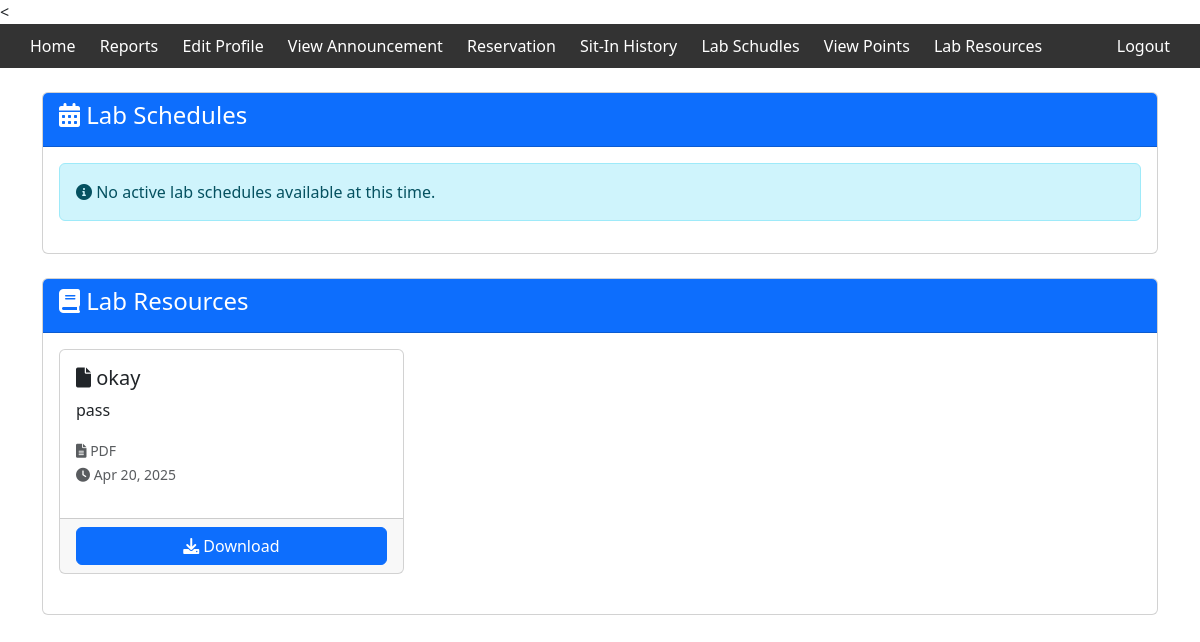
/lab_schedule_student.php (signed in), run on an earlier commit of the app's database.
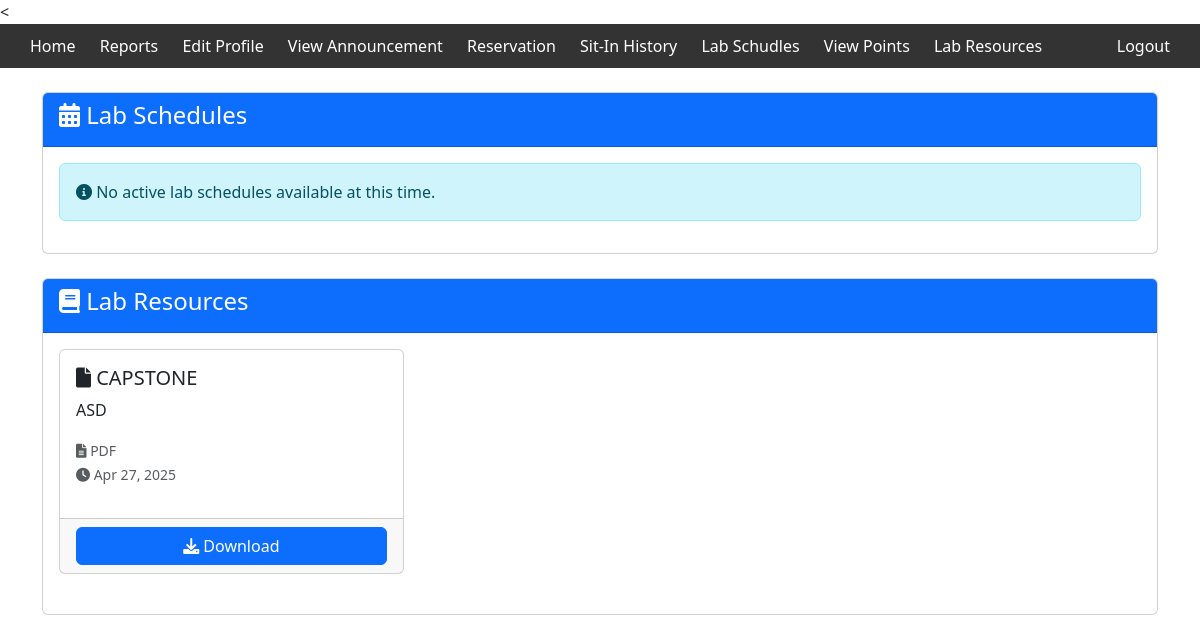
And on a later commit of the database.
### tables this page shows
CREATE TABLE `lab_resources` (
  `id` int(11) NOT NULL,
  `title` varchar(255) NOT NULL,
  `description` text DEFAULT NULL,
  `file_name` varchar(255) NOT NULL,
  `file_path` varchar(255) NOT NULL,
  `file_type` varchar(50) NOT NULL,
  `file_size` int(11) NOT NULL,
  `uploaded_by` varchar(50) NOT NULL,
  `is_active` tinyint(1) DEFAULT 1,
  `uploaded_at` timestamp NOT NULL DEFAULT current_timestamp()
);

### lab_schedule_student.php (the view, shortened to what the changed rows need)
<?php
include 'db_connect.php';
$resources = $conn->query("SELECT * FROM lab_resources WHERE is_active = 1 ORDER BY uploaded_at DESC");
?>
<!DOCTYPE html>
<html>
<head>
    <link href="https://cdn.jsdelivr.net/npm/bootstrap@5.3.0/dist/css/bootstrap.min.css" rel="stylesheet">
    <link rel="stylesheet" href="https://cdnjs.cloudflare.com/ajax/libs/font-awesome/6.0.0/css/all.min.css">
</head>
<body>
<div class="container mt-4">
    <div class="card">
        <div class="card-body">
            <?php if ($resources->num_rows > 0): ?>
                <div class="row">
                    <?php while ($resource = $resources->fetch_assoc()): ?>
                        <div class="col-md-4 mb-4">
                            <div class="card resource-card h-100">
                                <div class="card-body">
                                    <h5 class="card-title">
                                        <i class="fas fa-file"></i> <?= htmlspecialchars($resource['title']) ?>
                                    </h5>
                                    <?php if ($resource['description']): ?>
                                        <p class="card-text"><?= htmlspecialchars($resource['description']) ?></p>
                                    <?php endif; ?>
                                    <p class="text-muted">
                                        <small>
                                            <i class="fas fa-file-alt"></i> <?= strtoupper($resource['file_type']) ?>
                                            <br>
                                            <i class="fas fa-clock"></i> <?= date('M j, Y', strtotime($resource['uploaded_at'])) ?>
                                        </small>
                                    </p>
                                </div>
                                <div class="card-footer">
                                    <a href="<?= htmlspecialchars($resource['file_path']) ?>"
                                       class="btn btn-primary w-100"
                                       download="<?= htmlspecialchars($resource['file_name']) ?>">
                                       <i class="fas fa-download"></i> Download
                                    </a>
                                </div>
                            </div>
                        </div>
                    <?php endwhile; ?>
                </div>
            <?php else: ?>
                <div class="alert alert-info">
                    <i class="fas fa-info-circle"></i> No lab resources available at this time.
                </div>
            <?php endif; ?>
        </div>
    </div>
</div>
</body>
</html>

What changed in the data, as far as the page shows it:
removed lab_resources: title "okay", description "pass", file_type "PDF", uploaded_at "Apr 20, 2025"
added lab_resources: title "CAPSTONE", description "ASD", file_type "PDF", uploaded_at "Apr 27, 2025"
